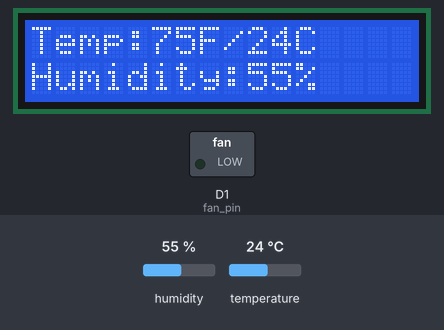
The sketch below on a simulated Arduino Uno R4 WiFi. Shown: 16×2 character LCD, switched loads named in the sketch (green lamp = pin HIGH). The test bench sets the inputs (shaded band); at power-on: temperature 24 °C, humidity 55 %. WiFi joins after 1.5 s; servers stay silent unless stated; what the sketch prints to the serial monitor is not drawn.

Above: at 10.7 s.
10.8 s: temperature set to 28 °C
At 12.9 s:
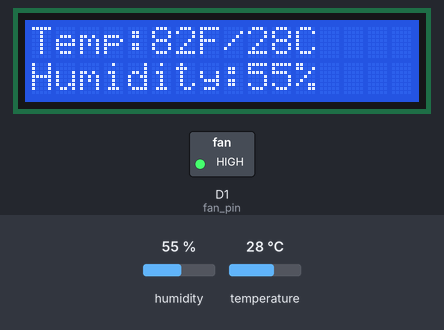
13.5 s: humidity set to 22 %
At 15.4 s:
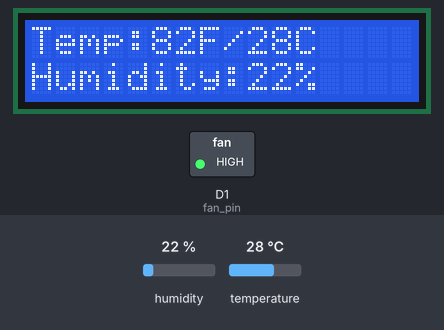
18.9 s: humidity set to 40 %
At 21.1 s:
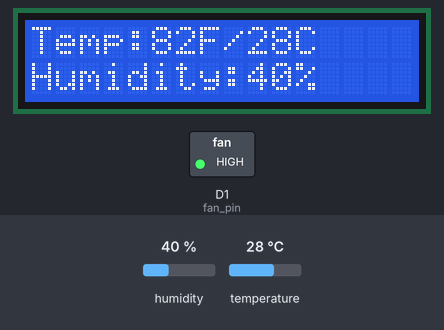
22.2 s: temperature set to 12 °C
At 23.8 s:
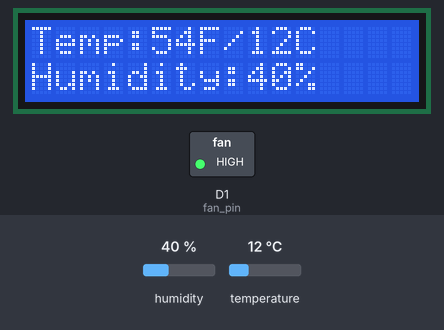
Timing chart, 0 to 26.9 s (numbered marks = the images above; inputs shaded):
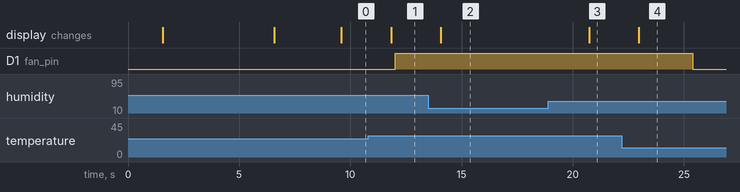

The sketch:

CET429_FinalProject.ino
```cpp
/*Program written by Joel Marji and Calvin Jantz for CET 429 final project
Displays temperature and humidity measured by DHT11 temp sensor and displays
it on an LCD, as well as sending it to a basic webpage/Thingspeak when the arduino is
connected to the internet*/

//LCD & Sensor initialization
#include <LiquidCrystal.h>
#include "dht.h"
#define dht_apin A0 // Analog Pin sensor is connected to
#define fan_pin 1
dht DHT;
int tim = 500;
int inputDelay = 1000;
long int fanDelay = 5000;
long int wait = 0;
long int fanWait = 0;

// Initialize the library with the numbers of the interface pins
LiquidCrystal lcd(4, 6, 10, 11, 12, 13);

//WiFi initialization
#include <SPI.h>
#include "WiFiS3.h"
char ssid[] = "Hotspot_SSID";//Connect to WiFi
char pass[] = "Hotspot_Password";
int keyIndex = 0;
int status = WL_IDLE_STATUS;
WiFiServer server(80);


//START
void setup()
{

  pinMode(fan_pin, OUTPUT);

  //LCD Setup
  lcd.begin(16, 2);  // Set up the LCD's number of columns and rows:

  //WiFi Setup
  while (status != WL_CONNECTED) { //Connect to network

    Serial.print("Attempting to connect to Network named: ");
    Serial.println(ssid);
    status = WiFi.begin(ssid, pass);
    lcd.setCursor(0,0);
    lcd.print("Connecting to");
    lcd.setCursor(0,1);
    lcd.print("WiFi...");
    delay(5000);
  }
  server.begin();
  Serial.print("SSID: ");
  Serial.println(WiFi.SSID());
  IPAddress ip = WiFi.localIP();
  Serial.print("IP Address: ");
  Serial.println(ip);
  lcd.clear();
  lcd.setCursor(0,0);
  lcd.print("Connected!");
  lcd.setCursor(0,1);
  lcd.print("IP:");
  lcd.setCursor(3, 1);
  lcd.print(ip);
  delay(3000);
  lcd.clear();
}
void loop()
{

  //LCD & Sensor

  DHT.read11(dht_apin);
  double temp = toFarenheit(DHT.temperature);
  double humidity = DHT.humidity;

  //LCD
  displayTemp(temp);
  displayHumidity(humidity);

  //WiFi
  displayToWeb(temp, humidity);
  sendToThingSpeak(temp, humidity);

  if((temp >= 79 ) & (fanWait < millis())) {
    digitalWrite(fan_pin, HIGH);
    fanWait = fanDelay + millis();
  }
  else if(fanWait < millis()){
    digitalWrite(fan_pin, LOW);
    fanWait = inputDelay + millis();
  }


  delay(2000);//delay to ensure temp sensor function

}

double toFarenheit(double tempF){//Convert C to F with DHT11 temp sensor
  tempF = ((DHT.temperature * 9/5) + 32);
  return tempF;
}

void displayTemp(double tempF){//Function to display temp on LCD. Makes sure spacing is correct when temps are 1 2 or 3 digits
  double tempC = DHT.temperature;
  lcd.setCursor(0,0);
  lcd.print("Temp:");
  lcd.setCursor(5,0);

  if (tempF<10){
  lcd.print((int)round(tempF));
  lcd.setCursor(6,0);
  lcd.print("F");
  lcd.setCursor(7,0);
  lcd.print("/");
  lcd.setCursor(8,0);
  lcd.print((int)round(tempC));//Display celcius alongside farenheit
  lcd.setCursor(10, 0);
  lcd.print("C");
  }

  else if (tempF>=10 && tempF<100){
  lcd.print((int)round(tempF));
  lcd.setCursor(7,0);
  lcd.print("F");
  lcd.setCursor(8,0);
  lcd.print("/");
  lcd.setCursor(9,0);
  lcd.print((int)round(tempC));
  lcd.setCursor(11, 0);
  lcd.print("C");
  }

  else if (tempF>=100){
  lcd.print((int)round(tempF));
  lcd.setCursor(8,0);
  lcd.print("F");
  lcd.setCursor(9,0);
  lcd.print("/");
  lcd.setCursor(10,0);
  lcd.print((int)round(tempC));
  lcd.setCursor(12, 0);
  lcd.print("C");
  }

}

void displayHumidity(double humidity){//Function to display humidity. Accounts for single digits to ensure spacing for '%' is correct
    lcd.setCursor(0,1);
    lcd.print("Humidity:");
    lcd.setCursor(9,1);

    if (round(humidity)<10){
      lcd.setCursor(9,1);
      lcd.print((int)round(humidity));
      lcd.setCursor(10,1);
      lcd.print("%");
      lcd.setCursor(11, 1);
      lcd.print(" ");
    }

    else if (round(humidity)>=10){
      lcd.setCursor(9,1);
      lcd.print((int)round(humidity));
      lcd.setCursor(11, 1);
      lcd.print("%");
    }
}

void displayToWeb(double tempF, double humidity) {//Function to display temp/humidity to a basic webpage using HTML. Type in device IP address in browser to view
  double tempC = DHT.temperature;
  WiFiClient client = server.available();
  if (client) {
    Serial.println("New client");
    String currentLine = "";

    while (client.connected()) {
      if (client.available()) {
        char c = client.read();
        Serial.write(c);

        if (c == '\n') {
          if (currentLine.length() == 0) {

            // Send HTTP response
            client.println("HTTP/1.1 200 OK");
            client.println("Content-Type: text/html");
            client.println(); // End of headers

            // HTML content
            client.println("<!DOCTYPE html>");
            client.println("<html>");
            client.println("<head><title>CET429 Project</title></head>");
            //client.println("<meta http-equiv=\"refresh\" content=\"5\">");//refresh page every 5 seconds
            client.println("<body>");
            client.println("<center>");
            client.println("<h1>CET 429 Project</h1>");
            client.println("<hr>");
            client.println("<p>This website displays the temperature and humidity gathered by the Arduino. Project by Joel Marji and Calvin Jantz</p>");

            client.print("<p><b>Temperature: ");
            client.print((int)round(tempF));
            client.print("F");
            client.print("/");
            client.print((int)round(tempC));
            client.println("C</b></p>");

            client.print("<p><b>Humidity: ");
            client.print((int)round(humidity));
            client.println("%</b></p>");

            client.println("<p>Amazon links to Materials used: </p>");
            client.println("<a href=\"https://a.co/d/6ughzle\">External devices & basic board |</a>");
            client.println("<a href=\"https://a.co/d/iTk8UqR\"> WiFi Capable Arduino Board</a>");
            client.println("</center>");
            client.println("</body>");
            client.println("</html>");

            break;
          }
          else {
            currentLine = "";
          }
        }
        else if (c != '\r') {
          currentLine += c;
        }
      }
    }
    client.stop();
    Serial.println("Client disconnected");
  }
}

void sendToThingSpeak(double tempF, double humidity) {//Send temp and humidity data to ThingSpeak for real time graphs and MATLAB integration. Link: https://thingspeak.mathworks.com/channels/2920816
  WiFiClient client;
  const char* server = "api.thingspeak.com";
  String apiKey = "XXXXXXXXXXXXXX"; //ThingSpeak Write API key

  if (client.connect(server, 80)) {
    String url = "/update?api_key=" + apiKey;
    url += "&field1=" + String(tempF);
    url += "&field2=" + String(humidity);

    client.print(String("GET ") + url + " HTTP/1.1\r\n" +
                 "Host: " + server + "\r\n" +
                 "Connection: close\r\n\r\n");

    Serial.println("Data sent to ThingSpeak");
  }
  else {
    Serial.println("Connection to ThingSpeak failed");
  }

  client.stop();
}
```

Measured:
- the behaviour switches between 26 and 27 °C on temperature (found by bisection; images 0 and 1)
- after the input at 10.8 s, D1 (fan_pin): LOW → HIGH after 1.2 s; the display: changes after 1.0 s (image 1)
- after the input at 13.5 s, the display: changes after 0.56 s (image 2)
- after the input at 18.9 s, the display: changes after 1.8 s (image 3)
- after the input at 22.2 s, D1 (fan_pin): HIGH → LOW after 3.2 s; the display: changes after 0.77 s (image 4)
